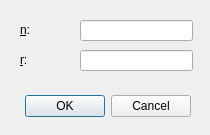
<?xml version="1.0" encoding="UTF-8"?>
<ui version="4.0">
 <class>combinationDialog</class>
 <widget class="QDialog" name="combinationDialog">
  <property name="geometry">
   <rect>
    <x>0</x>
    <y>0</y>
    <width>210</width>
    <height>135</height>
   </rect>
  </property>
  <property name="windowTitle">
   <string>Combination nCr</string>
  </property>
  <widget class="QDialogButtonBox" name="buttonBox">
   <property name="geometry">
    <rect>
     <x>-10</x>
     <y>90</y>
     <width>201</width>
     <height>32</height>
    </rect>
   </property>
   <property name="orientation">
    <enum>Qt::Orientation::Horizontal</enum>
   </property>
   <property name="standardButtons">
    <set>QDialogButtonBox::StandardButton::Cancel|QDialogButtonBox::StandardButton::Ok</set>
   </property>
  </widget>
  <widget class="QLabel" name="label">
   <property name="geometry">
    <rect>
     <x>20</x>
     <y>22</y>
     <width>49</width>
     <height>16</height>
    </rect>
   </property>
   <property name="text">
    <string>&amp;n:</string>
   </property>
   <property name="buddy">
    <cstring>nLineEdit</cstring>
   </property>
  </widget>
  <widget class="QLineEdit" name="nLineEdit">
   <property name="geometry">
    <rect>
     <x>80</x>
     <y>20</y>
     <width>113</width>
     <height>21</height>
    </rect>
   </property>
  </widget>
  <widget class="QLabel" name="label_2">
   <property name="geometry">
    <rect>
     <x>20</x>
     <y>52</y>
     <width>49</width>
     <height>16</height>
    </rect>
   </property>
   <property name="text">
    <string>&amp;r:</string>
   </property>
   <property name="buddy">
    <cstring>rLineEdit</cstring>
   </property>
  </widget>
  <widget class="QLineEdit" name="rLineEdit">
   <property name="geometry">
    <rect>
     <x>80</x>
     <y>50</y>
     <width>113</width>
     <height>21</height>
    </rect>
   </property>
  </widget>
 </widget>
 <resources/>
 <connections>
  <connection>
   <sender>buttonBox</sender>
   <signal>accepted()</signal>
   <receiver>combinationDialog</receiver>
   <slot>accept()</slot>
   <hints>
    <hint type="sourcelabel">
     <x>248</x>
     <y>254</y>
    </hint>
    <hint type="destinationlabel">
     <x>157</x>
     <y>274</y>
    </hint>
   </hints>
  </connection>
  <connection>
   <sender>buttonBox</sender>
   <signal>rejected()</signal>
   <receiver>combinationDialog</receiver>
   <slot>reject()</slot>
   <hints>
    <hint type="sourcelabel">
     <x>316</x>
     <y>260</y>
    </hint>
    <hint type="destinationlabel">
     <x>286</x>
     <y>274</y>
    </hint>
   </hints>
  </connection>
 </connections>
</ui>
